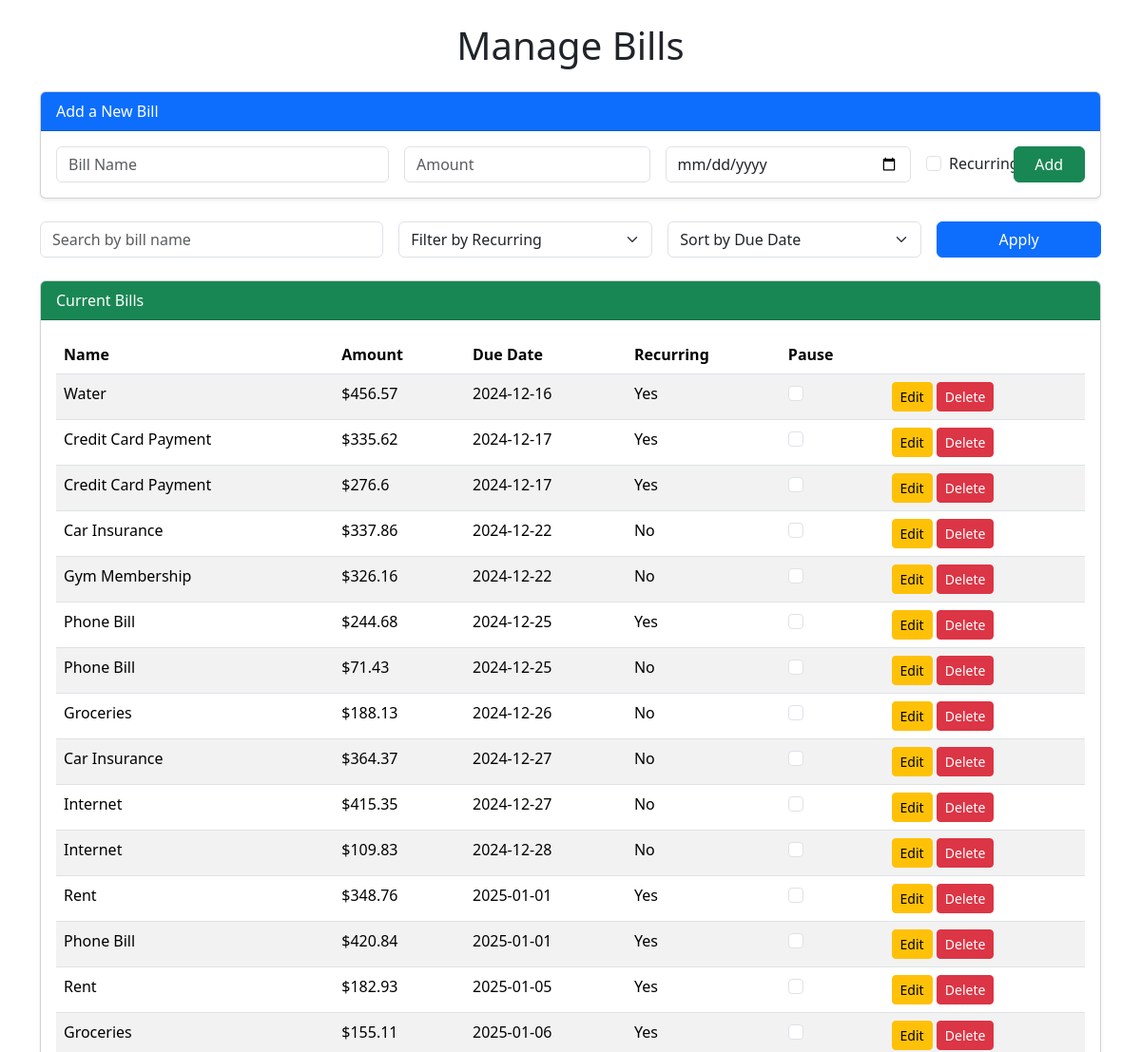
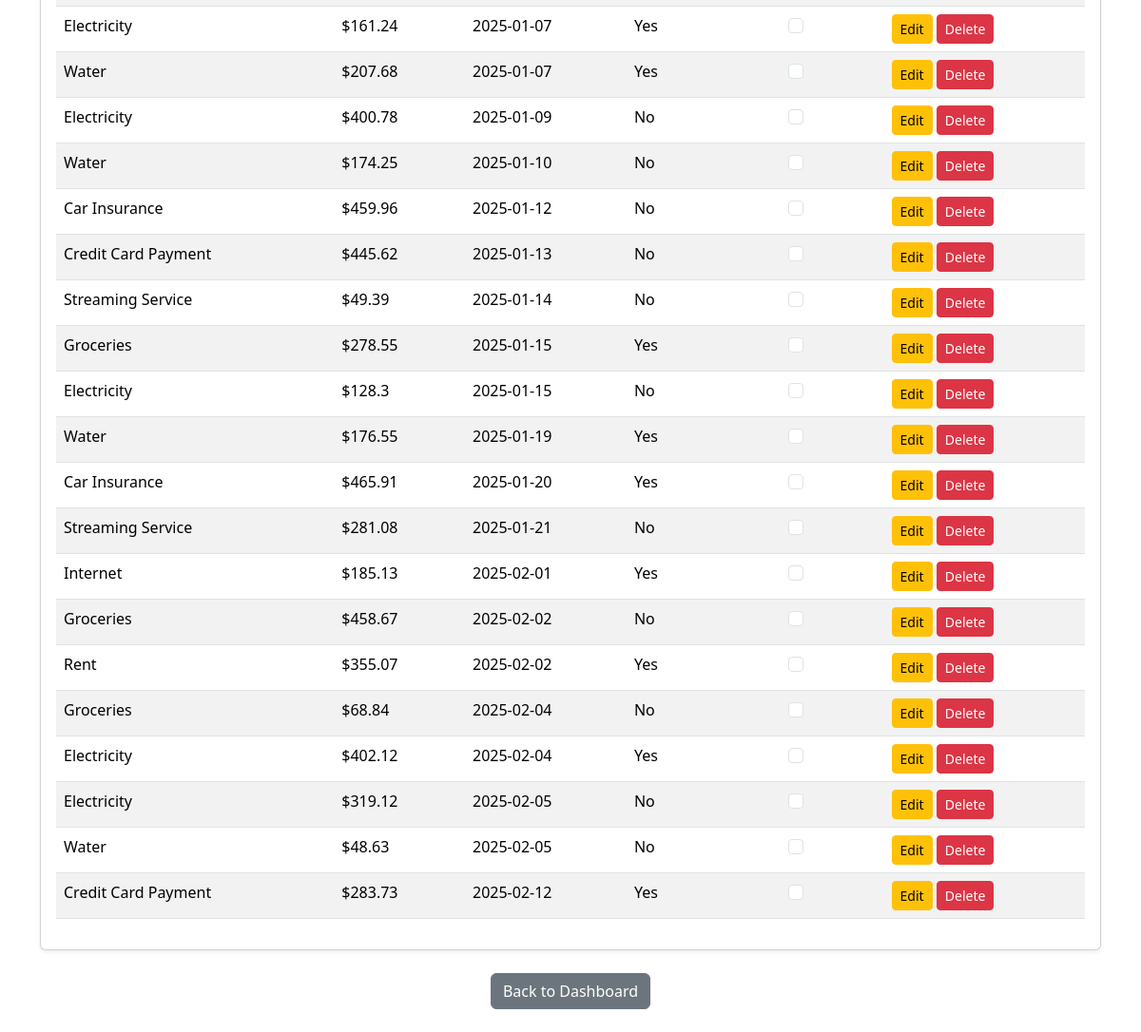
Page /bills on the committed database (2 pictures, top to bottom).
### backend/database.py (models this page shows)
class Bill(db.Model):
    id = db.Column(db.Integer, primary_key=True)
    name = db.Column(db.String(80), nullable=False)
    amount = db.Column(db.Float, nullable=False)
    due_date = db.Column(db.Date, nullable=False)
    recurring = db.Column(db.Boolean, default=False)
    exclude_from_projections = db.Column(db.Boolean, default=False)

### app.py (the view, shortened to what this page needs)
@app.route('/bills', methods=['GET', 'POST'])
def manage_bills():
    from backend.database import Bill
    search_query = request.args.get('search', '').lower()
    recurring_filter = request.args.get('recurring')
    sort_by = request.args.get('sort_by', 'due_date')
    query = Bill.query
    if search_query:
        query = query.filter(Bill.name.ilike(f'%{search_query}%'))
    if recurring_filter == 'yes':
        query = query.filter(Bill.recurring == True)
    elif recurring_filter == 'no':
        query = query.filter(Bill.recurring == False)
    if sort_by == 'amount':
        query = query.order_by(Bill.amount)
    else:
        query = query.order_by(Bill.due_date)
    bills = query.all()
    return render_template('bills.html', bills=bills, sort_by=sort_by)

### templates/bills.html (shortened to what this page needs)
<!DOCTYPE html>
<html lang="en">
<head>
    <link href="https://cdn.jsdelivr.net/npm/bootstrap@5.3.3/dist/css/bootstrap.min.css" rel="stylesheet">
    <link rel="stylesheet" href="/static/css/styles.css">
</head>
<body>
    <div class="container py-4">
        <h1 class="text-center mb-4">Manage Bills</h1>
        <div class="card mb-4 shadow-sm">
            <div class="card-header bg-primary text-white">Add a New Bill</div>
            <div class="card-body">
                <form action="/bills" method="POST" class="row g-3">
                    <div class="col-md-4">
                        <input type="text" class="form-control" name="name" placeholder="Bill Name" required>
                    </div>
                    <div class="col-md-3">
                        <input type="number" step="0.01" class="form-control" name="amount" placeholder="Amount" required>
                    </div>
                    <div class="col-md-3">
                        <input type="date" class="form-control" name="due_date" required>
                    </div>
                    <div class="col-md-1 d-flex align-items-center">
                        <div class="form-check">
                            <input type="checkbox" class="form-check-input" name="recurring" id="recurring">
                            <label class="form-check-label" for="recurring">Recurring?</label>
                        </div>
                    </div>
                    <div class="col-md-1">
                        <button type="submit" class="btn btn-success w-100">Add</button>
                    </div>
                </form>
            </div>
        </div>
        <form action="{{ url_for('manage_bills') }}" method="GET" class="row g-3 mb-4">
            <div class="col-md-4">
                <input type="text" name="search" class="form-control" placeholder="Search by bill name" value="{{ request.args.get('search', '') }}">
            </div>
            <div class="col-md-3">
                <select name="recurring" class="form-select">
                    <option value="" selected>Filter by Recurring</option>
                </select>
            </div>
            <div class="col-md-3">
                <select name="sort_by" class="form-select">
                    <option value="due_date" {% if sort_by == 'due_date' %}selected{% endif %}>Sort by Due Date</option>
                </select>
            </div>
            <div class="col-md-2">
                <button type="submit" class="btn btn-primary w-100">Apply</button>
            </div>
        </form>
        <div class="card shadow-sm">
            <div class="card-header bg-success text-white">Current Bills</div>
            <div class="card-body">
                {% if bills %}
                <table class="table table-striped">
                    <thead>
                        <tr>
                            <th>Name</th>
                            <th>Amount</th>
                            <th>Due Date</th>
                            <th>Recurring</th>
                            <th>Pause</th>
                            <th></th>
                        </tr>
                    </thead>
                    <tbody>
                        {% for bill in bills %}
                        <tr>
                            <td>{{ bill.name }}</td>
                            <td>${{ bill.amount }}</td>
                            <td>{{ bill.due_date }}</td>
                            <td>{{ 'Yes' if bill.recurring else 'No' }}</td>
                            <td>
                                <form action="{{ url_for('toggle_bill_exclusion', bill_id=bill.id) }}" method="POST" style="display: inline;">
                                    <input type="checkbox" class="form-check-input" onchange="this.form.submit()"
                                           {% if bill.exclude_from_projections %}checked{% endif %}>
                                </form>
                            </td>
                            <td>
                                <a href="{{ url_for('edit_bill', bill_id=bill.id) }}" class="btn btn-warning btn-sm">Edit</a>
                                <form action="{{ url_for('delete_bill', bill_id=bill.id) }}" method="POST" style="display:inline;">
                                    <button type="submit" class="btn btn-danger btn-sm">Delete</button>
                                </form>
                            </td>
                        </tr>
                        {% endfor %}
                    </tbody>
                </table>
                {% else %}
                <p class="text-muted">No bills have been added yet.</p>
                {% endif %}
            </div>
        </div>
        <div class="text-center mt-4">
            <a href="/" class="btn btn-secondary">Back to Dashboard</a>
        </div>
    </div>
</body>
</html>

### static/css/styles.css (style rules this page uses)
.card { transition: transform 0.2s ease-in-out, box-shadow 0.2s ease-in-out; }

### rows in the picture
Bill: name "Water", amount "456.57", due_date "2024-12-16", recurring "Yes"
Bill: name "Credit Card Payment", amount "335.62", due_date "2024-12-17", recurring "Yes"
Bill: name "Credit Card Payment", amount "276.6", due_date "2024-12-17", recurring "Yes"
Bill: name "Car Insurance", amount "337.86", due_date "2024-12-22", recurring "No"
Bill: name "Gym Membership", amount "326.16", due_date "2024-12-22", recurring "No"
Bill: name "Phone Bill", amount "244.68", due_date "2024-12-25", recurring "Yes"
Bill: name "Phone Bill", amount "71.43", due_date "2024-12-25", recurring "No"
Bill: name "Groceries", amount "188.13", due_date "2024-12-26", recurring "No"
Bill: name "Car Insurance", amount "364.37", due_date "2024-12-27", recurring "No"
Bill: name "Internet", amount "415.35", due_date "2024-12-27", recurring "No"
Bill: name "Internet", amount "109.83", due_date "2024-12-28", recurring "No"
Bill: name "Rent", amount "348.76", due_date "2025-01-01", recurring "Yes"
Bill: name "Phone Bill", amount "420.84", due_date "2025-01-01", recurring "Yes"
Bill: name "Rent", amount "182.93", due_date "2025-01-05", recurring "Yes"
Bill: name "Groceries", amount "155.11", due_date "2025-01-06", recurring "Yes"
Bill: name "Electricity", amount "161.24", due_date "2025-01-07", recurring "Yes"
Bill: name "Water", amount "207.68", due_date "2025-01-07", recurring "Yes"
Bill: name "Electricity", amount "400.78", due_date "2025-01-09", recurring "No"
Bill: name "Water", amount "174.25", due_date "2025-01-10", recurring "No"
Bill: name "Car Insurance", amount "459.96", due_date "2025-01-12", recurring "No"
Bill: name "Credit Card Payment", amount "445.62", due_date "2025-01-13", recurring "No"
Bill: name "Streaming Service", amount "49.39", due_date "2025-01-14", recurring "No"
Bill: name "Groceries", amount "278.55", due_date "2025-01-15", recurring "Yes"
Bill: name "Electricity", amount "128.3", due_date "2025-01-15", recurring "No"
Bill: name "Water", amount "176.55", due_date "2025-01-19", recurring "Yes"
Bill: name "Car Insurance", amount "465.91", due_date "2025-01-20", recurring "Yes"
Bill: name "Streaming Service", amount "281.08", due_date "2025-01-21", recurring "No"
Bill: name "Internet", amount "185.13", due_date "2025-02-01", recurring "Yes"
Bill: name "Groceries", amount "458.67", due_date "2025-02-02", recurring "No"
Bill: name "Rent", amount "355.07", due_date "2025-02-02", recurring "Yes"
Bill: name "Groceries", amount "68.84", due_date "2025-02-04", recurring "No"
Bill: name "Electricity", amount "402.12", due_date "2025-02-04", recurring "Yes"
Bill: name "Electricity", amount "319.12", due_date "2025-02-05", recurring "No"
Bill: name "Water", amount "48.63", due_date "2025-02-05", recurring "No"
Bill: name "Credit Card Payment", amount "283.73", due_date "2025-02-12", recurring "Yes"
